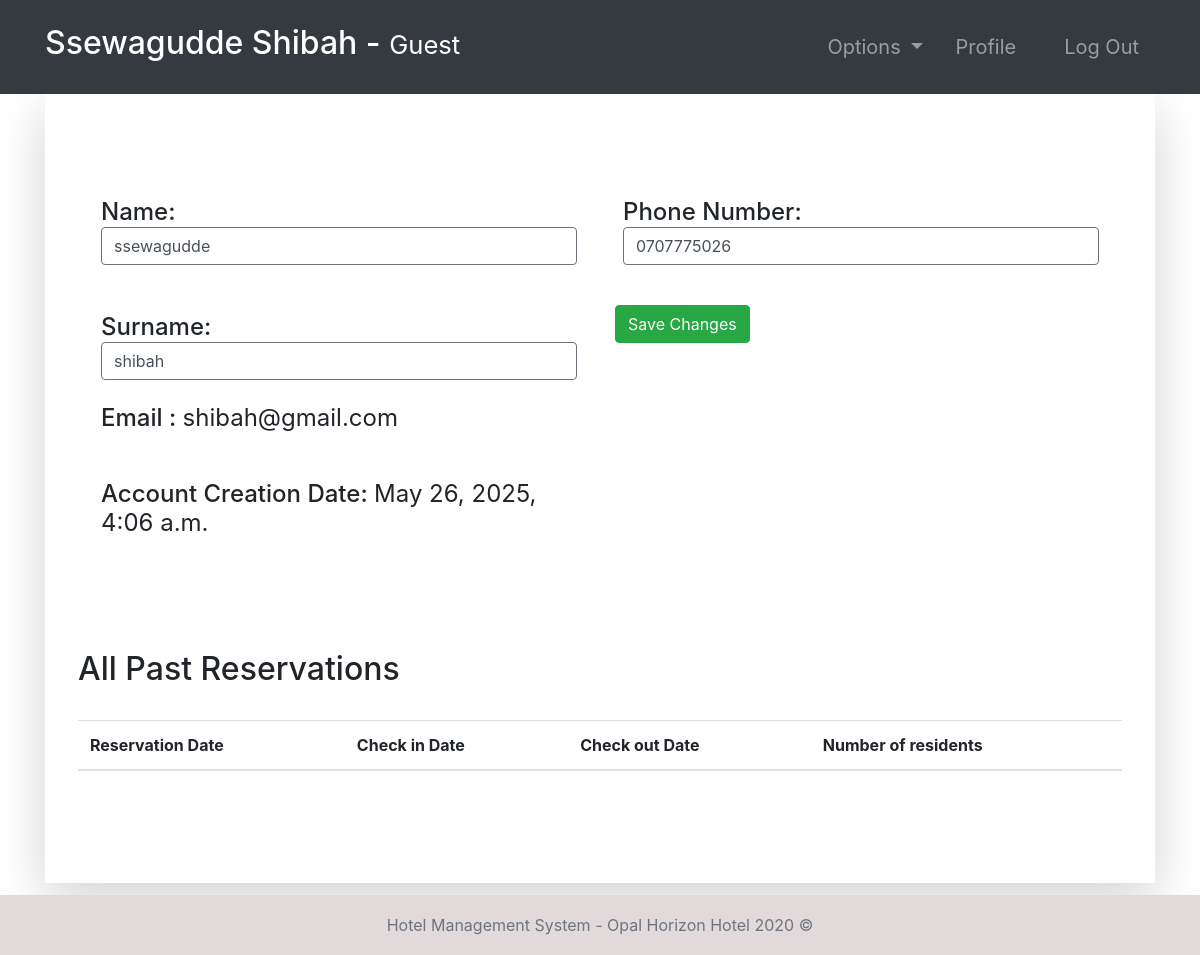
/guest-profile/2 (signed in), run on an earlier commit of the app's database.
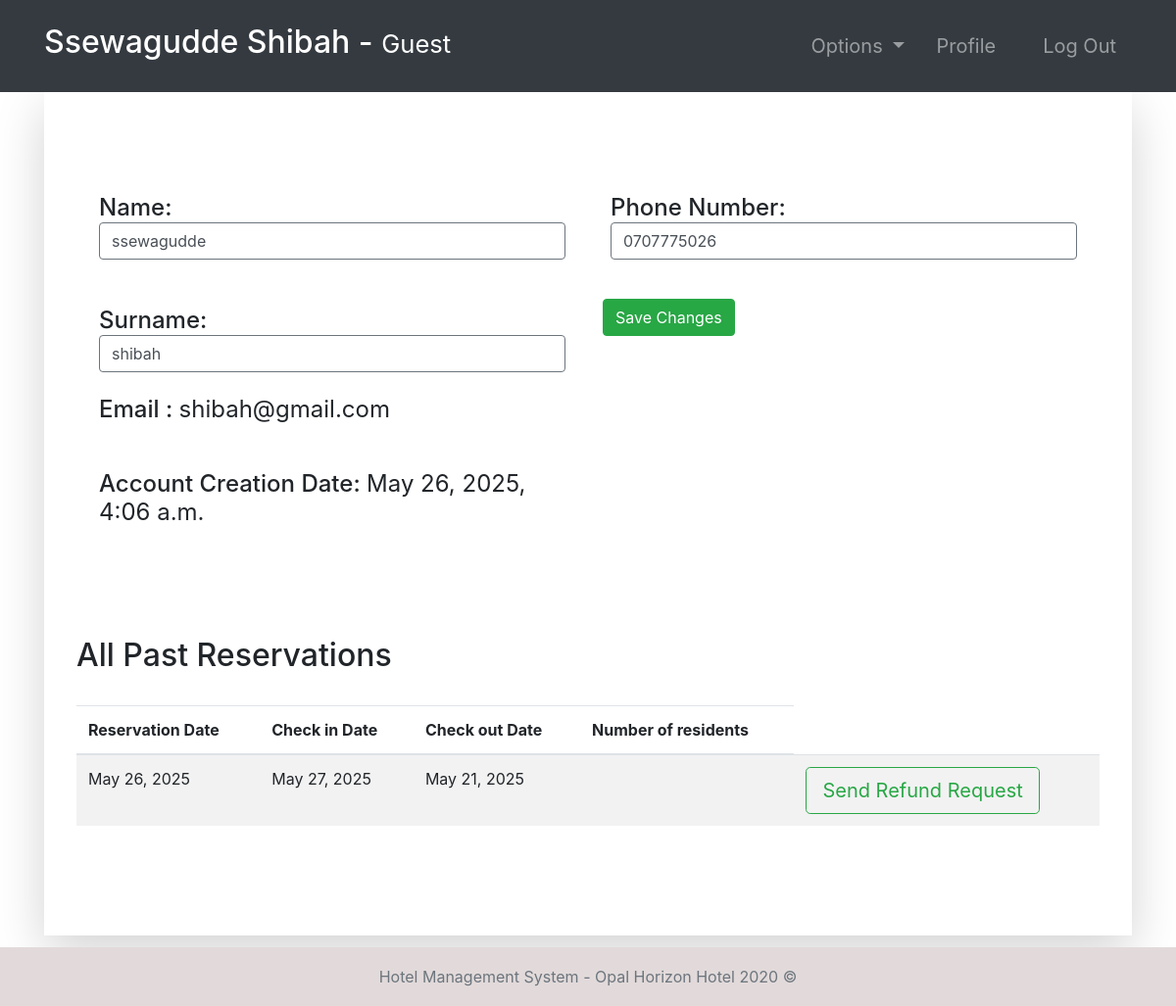
And on a later commit of the database.
### room/models.py (models this page shows, shortened)
class Booking(models.Model):
    roomNumber = models.ForeignKey(Room, on_delete=models.CASCADE)
    guest = models.ForeignKey('accounts.Guest', null=True, on_delete=models.CASCADE)
    dateOfReservation = models.DateField(default=timezone.now)
    startDate = models.DateField()
    endDate = models.DateField()

### accounts/views.py (the view, shortened to what this page needs)
# urls.py: path('guest-profile/<str:pk>', guest_profile, name="guest-profile"),
@login_required(login_url='login')
def guest_profile(request, pk):
    tempUser = User.objects.get(id=pk)
    guest = Guest.objects.get(user=tempUser)
    role = str(request.user.groups.all()[0])
    path = role + "/"
    eventAttendees = EventAttendees.objects.filter(guest=guest)
    bookings = Booking.objects.filter(guest=guest)
    context = {
        "role": role,
        "guest": guest,
        "eventAttendees": eventAttendees,
        "bookings": bookings
    }
    return render(request, path + "guest-profile.html", context)

### accounts/models.py (called while the page is built)
    def currentRoom(self):
        Booking = apps.get_model('room', 'Booking')
        booking = Booking.objects.filter(guest=self).last()
        return booking.roomNumber

### room/models.py (called while the page is built)
    def __str__(self):
        return str(self.number)

### templates/guest/guest-profile.html
{% extends '../index.html' %}
{% block context %}
{% include '../common_pages/guest-profile.html' %}
{% endblock %}

### templates/common_pages/guest-profile.html (shortened to what this page needs)
<div class="container">
    <div class="shadow-lg p-5">
        <div class="row mt-5">
            <div class="col-6">
                <form action="" method="POST">
                    <div class="p-2 h4">
                        <span>Name:</span>
                        {% if guest.user.id != request.user.id %}
                        <span class="font-weight-normal">{{guest.user.first_name}} </span>
                        {% else %}
                        <input type="text" class="form-control border border-secondary" id="id_first_name"
                            value="{{guest.user.first_name}}" name="first_name">
                        {% endif %}
                    </div>
                    <br>
                    <div class="p-2 h4">
                        <span>Surname:</span>
                        {% if guest.user.id != request.user.id %}
                        <span class="font-weight-normal"> {{guest.user.last_name}}</span>
                        {% else %}
                        <input type="text" class="form-control border border-secondary" id="id_last_name"
                            value="{{guest.user.last_name}}" name="last_name">
                        {% endif %}
                    </div>
                    <div class="p-2 h4">
                        <span>Email :</span>
                        <span class="font-weight-normal">{{guest.user.email}}</span>
                    </div>
                    <br>
                    <div class="p-2 h4">
                        <span>Account Creation Date:</span>
                        <span class="font-weight-normal">{{guest.user.date_joined}}</span>
                    </div>
            </div>
            <div class="col-6">
                <div class="p-2 h4">
                    <span>Phone Number: </span>
                    {% if guest.user.id != request.user.id %}
                    <span class="font-weight-normal">{{guest.phoneNumber}}</span>
                    {% else %}
                    <input type="text" class="form-control border border-secondary" id="id_phoneNumber"
                        value="{{guest.phoneNumber}}" name="phoneNumber">
                    {% endif %}
                </div>
                <br>
                {% if guest.user.id == request.user.id %}
                <button type="submit" name="submit" class="btn btn-success float-end">Save Changes</button>
                {% endif %}
            </div>
        </div>
        <br>
        <br>
        <div class="row">
            <div class="table-responsive table-striped my-5">
                <div class="table-header row">
                    <div class="col-sm-12 col-md-12 col-lg-4 mb-4">
                        <h2>All Past Reservations</h2>
                    </div>
                </div>
                <table class="table table-hover">
                    <thead>
                        <tr>
                            <th>Reservation Date</th>
                            <th>Check in Date</th>
                            <th>Check out Date</th>
                            <th>Number of residents</th>
                        </tr>
                    </thead>
                    <tbody>
                        {% for bo in bookings %}
                        <tr>
                            <td>{{bo.dateOfReservation}}</td>
                            <td>{{bo.startDate}}</td>
                            <td>{{bo.endDate}}</td>
                            <td>{{bo.numOfResidents}}</td>
                            {% if role == "guest"%}
                            <form action="{% url 'request-refund' %}" method="POST">
                                <td><button type="submit" class="btn btn-outline-success btn-lg" name="refReq">Send
                                        Refund Request</button></td>
                            </form>
                            {% endif %}
                        </tr>
                        {% endfor %}
                    </tbody>
                </table>
            </div>
        </div>
    </div>
</div>

What changed in the data, as far as the page shows it:
added Booking: dateOfReservation "May 26, 2025", startDate "May 27, 2025", endDate "May 21, 2025"
